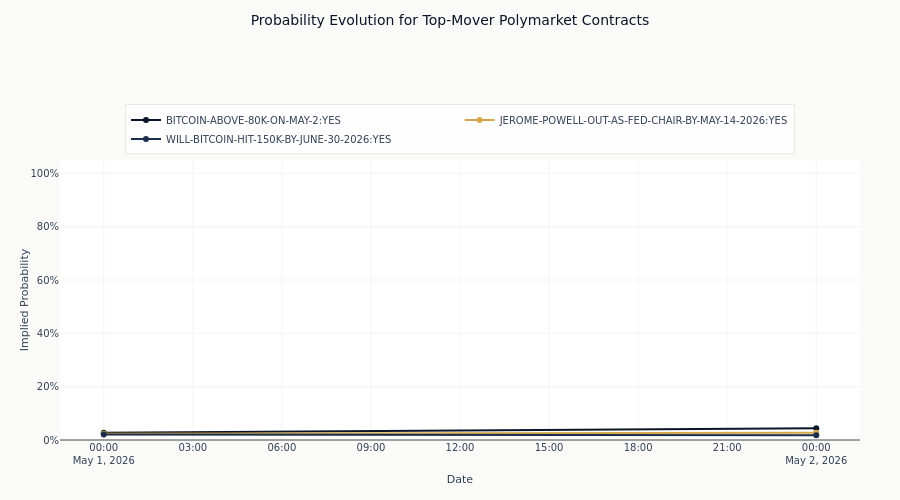

The notebook cell saved with this chart:
### Markdown cell above
## 7. Probability Evolution

The downloaded OHLCV data lets us inspect how probability evolved through
time for the most active contracts.

### Code cell
# Pick the three contracts whose probability moved most over the snapshot
# (largest |latest_prob - initial_prob|). Picking by total_volume can land
# on contracts that flat-lined near 0 or 1 across both available bars,
# producing a near-blank chart.
movers = (
    contracts.with_columns(
        (pl.col("latest_prob") - pl.col("initial_prob")).abs().alias("abs_move"),
    )
    .filter(pl.col("latest_prob").is_not_null() & pl.col("initial_prob").is_not_null())
    .sort("abs_move", descending=True)
    .head(3)
)
top_contracts = movers["symbol"].to_list()

fig = go.Figure()
palette = [COLORS["blue"], COLORS["amber"], COLORS["slate"]]

for sym, color in zip(top_contracts, palette, strict=False):
    data = df.filter(pl.col("symbol") == sym).sort("timestamp").to_pandas()
    label = sym[:50] + "..." if len(sym) > 50 else sym
    fig.add_trace(
        go.Scatter(
            x=data["timestamp"],
            y=data["close"],
            mode="lines+markers",
            name=label,
            line=dict(color=color, width=2),
        )
    )

fig.update_layout(
    title=dict(
        text="Probability Evolution for Top-Mover Polymarket Contracts",
        y=0.97,
    ),
    xaxis_title="Date",
    yaxis_title="Implied Probability",
    yaxis=dict(tickformat=".0%", range=[0, 1.05]),
    height=500,
    margin=dict(t=160, b=60, l=60, r=40),
    legend=dict(orientation="h", yanchor="bottom", y=1.02, xanchor="center", x=0.5),
)

fig.show()

### Figure 1 — Plotly figure (JSON) as saved in the notebook; plotly's stock layout.template omitted (floating-point values rounded to 4 significant figures)
{"data": [{"line": {"color": "#0a1628", "width": 2}, "mode": "lines+markers", "name": "BITCOIN-ABOVE-80K-ON-MAY-2:YES", "type": "scatter", "x": ["2026-05-01T00:00:00", "2026-05-02T00:00:00"], "y": [0.0275, 0.0445]}, {"line": {"color": "#D4A84B", "width": 2}, "mode": "lines+markers", "name": "JEROME-POWELL-OUT-AS-FED-CHAIR-BY-MAY-14-2026:YES", "type": "scatter", "x": ["2026-05-01T00:00:00", "2026-05-02T00:00:00"], "y": [0.0235, 0.0275]}, {"line": {"color": "#1a2d4a", "width": 2}, "mode": "lines+markers", "name": "WILL-BITCOIN-HIT-150K-BY-JUNE-30-2026:YES", "type": "scatter", "x": ["2026-05-01T00:00:00", "2026-05-02T00:00:00"], "y": [0.0205, 0.0175]}], "layout": {"height": 500, "legend": {"orientation": "h", "x": 0.5, "xanchor": "center", "y": 1.02, "yanchor": "bottom"}, "margin": {"b": 60, "l": 60, "r": 40, "t": 160}, "title": {"text": "Probability Evolution for Top-Mover Polymarket Contracts", "y": 0.97}, "xaxis": {"title": {"text": "Date"}}, "yaxis": {"range": [0, 1.05], "tickformat": ".0%", "title": {"text": "Implied Probability"}}}}
